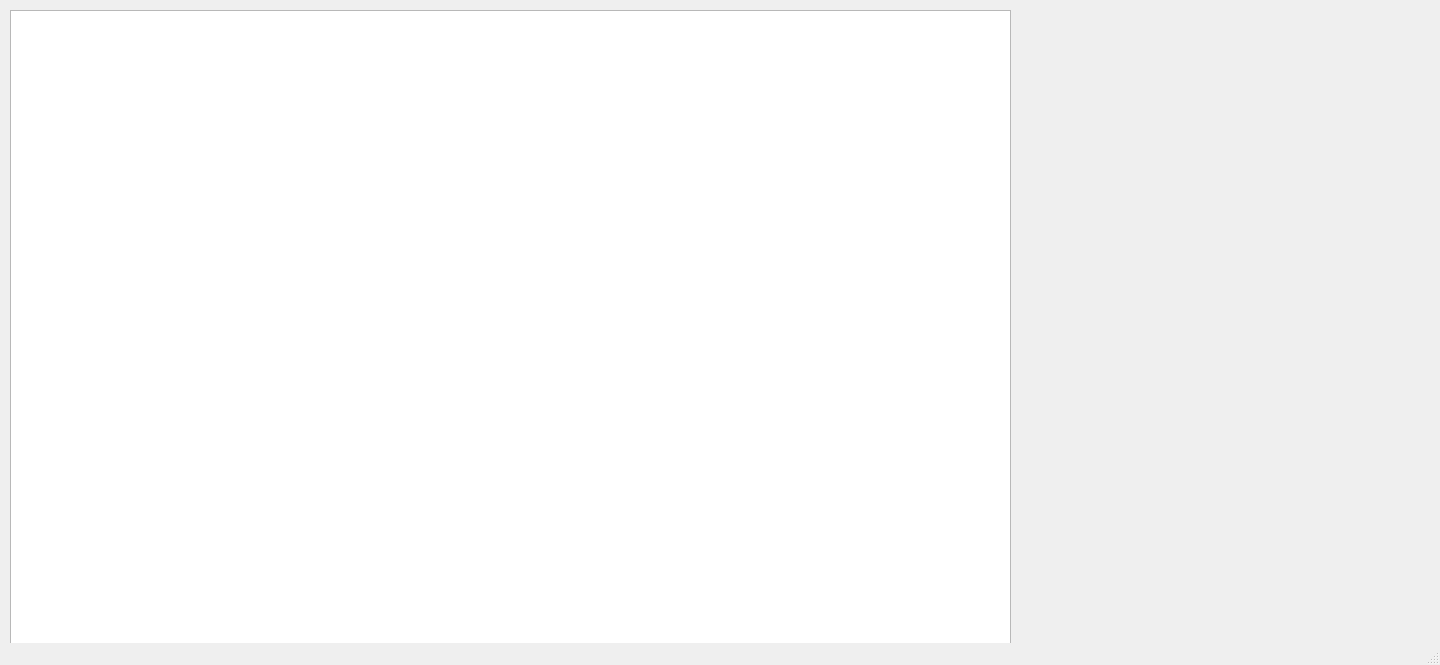
<?xml version="1.0" encoding="UTF-8"?>
<ui version="4.0">
 <class>MainWindow</class>
 <widget class="QMainWindow" name="MainWindow">
  <property name="geometry">
   <rect>
    <x>0</x>
    <y>0</y>
    <width>1440</width>
    <height>665</height>
   </rect>
  </property>
  <property name="windowTitle">
   <string>MainWindow</string>
  </property>
  <widget class="QWidget" name="centralwidget">
   <widget class="QGraphicsView" name="cameraview">
    <property name="geometry">
     <rect>
      <x>10</x>
      <y>10</y>
      <width>1001</width>
      <height>641</height>
     </rect>
    </property>
   </widget>
   <widget class="QWidget" name="barshow" native="true">
    <property name="geometry">
     <rect>
      <x>1020</x>
      <y>10</y>
      <width>411</width>
      <height>241</height>
     </rect>
    </property>
   </widget>
   <widget class="QWidget" name="pieshow" native="true">
    <property name="geometry">
     <rect>
      <x>1020</x>
      <y>270</y>
      <width>411</width>
      <height>241</height>
     </rect>
    </property>
   </widget>
  </widget>
  <widget class="QMenuBar" name="menubar">
   <property name="geometry">
    <rect>
     <x>0</x>
     <y>0</y>
     <width>1440</width>
     <height>26</height>
    </rect>
   </property>
  </widget>
  <widget class="QStatusBar" name="statusbar"/>
 </widget>
 <resources/>
 <connections/>
</ui>
